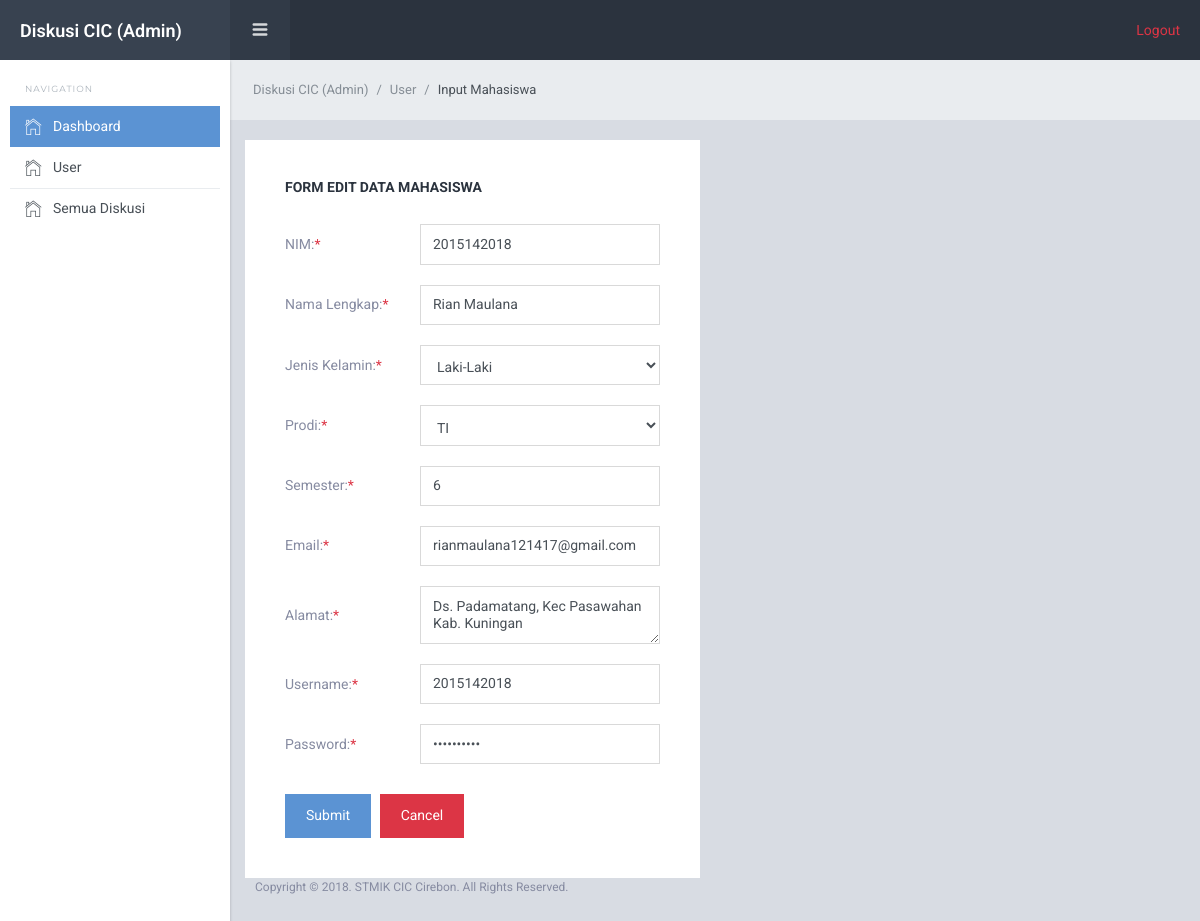
Page /Admin/update_mhs/1/1 on the committed database.
### tables this page shows
CREATE TABLE `mhs` (
  `id_mhs` int(11) NOT NULL,
  `id_user` int(11) NOT NULL,
  `nim` varchar(10) NOT NULL,
  `nama` varchar(30) NOT NULL,
  `jk` varchar(255) NOT NULL,
  `status` varchar(255) NOT NULL,
  `prodi` varchar(20) NOT NULL,
  `semester` int(11) NOT NULL,
  `email` varchar(30) NOT NULL,
  `alamat` varchar(100) NOT NULL,
  `foto` varchar(255) NOT NULL DEFAULT 'kosong.jpg'
);

CREATE TABLE `user` (
  `id_user` int(11) NOT NULL,
  `username` varchar(20) NOT NULL,
  `password` varchar(20) NOT NULL
);

### application/controllers/Admin.php (called while the page is built, shortened)
<?php
class Admin extends CI_Controller {
	function __construct(){
		$this->load->model('M_admin');
	}
	public function update_mhs(){
		$id_user = $this->uri->segment('3');
		$id_mhs = $this->uri->segment('4');
		$data['mhs'] = $this->M_admin->ambil_mhs($id_mhs);
		$data['user'] = $this->M_admin->ambil_user($id_user);
		$this->load->view('Admin/update_mhs', $data);
	}
}

### index.php (called while the page is built, shortened)
<?php
require_once BASEPATH.'core/CodeIgniter.php';

### application/models/M_admin.php (called while the page is built, shortened)
<?php
class M_admin extends CI_Model
{
	function ambil_user($id_user){
		$this->db->where('id_user', $id_user);
		$query = $this->db->get('user');
		return $query;
	}
	function ambil_mhs($id_mhs){
		$this->db->where('id_mhs', $id_mhs);
		$query = $this->db->get('mhs');
		return $query;
	}
}
?>

### application/views/Admin/update_mhs.php (the view, shortened to what this page needs)
?><!DOCTYPE html>
<html lang="en">
  <head>
    <link href="<?php echo base_url('themes/starlightadmin/template/lib/font-awesome/css/font-awesome.css')?>" rel="stylesheet">
    <link href="<?php echo base_url('themes/starlightadmin/template/lib/Ionicons/css/ionicons.css')?>" rel="stylesheet">
    <link href="<?php echo base_url('themes/starlightadmin/template/lib/perfect-scrollbar/css/perfect-scrollbar.css')?>" rel="stylesheet">
    <link href="<?php echo base_url('themes/starlightadmin/template/lib/rickshaw/rickshaw.min.css')?>" rel="stylesheet">
    <link rel="stylesheet" href="<?php echo base_url('themes/starlightadmin/template/css/starlight.css')?>">
  </head>
  <body>
    <div class="sl-logo"><a href="<?php echo base_url('Admin')?>" style="font-size: 18px;">Diskusi CIC (Admin)</a></div>
    <div class="sl-sideleft">
      <label class="sidebar-label">Navigation</label>
      <div class="sl-sideleft-menu">
        <a href="<?php echo base_url('Admin/Main')?>" class="sl-menu-link active">
          <div class="sl-menu-item">
            <i class="menu-item-icon icon ion-ios-home-outline tx-22"></i>
            <span class="menu-item-label">Dashboard</span>
          </div>
        </a>
        <a href="<?php echo base_url('Admin/user/1')?>" class="sl-menu-link">
          <div class="sl-menu-item">
            <i class="menu-item-icon icon ion-ios-home-outline tx-22"></i>
            <span class="menu-item-label">User</span>
          </div>
        </a>
        <a href="<?php echo base_url('Admin/all_diskusi')?>" class="sl-menu-link">
          <div class="sl-menu-item">
            <i class="menu-item-icon icon ion-ios-home-outline tx-22"></i>
            <span class="menu-item-label">Semua Diskusi</span>
          </div>
        </a>
      </div>
      <br>
    </div>
    <div class="sl-header">
      <div class="sl-header-left">
        <div class="navicon-left hidden-md-down"><a id="btnLeftMenu" href=""><i class="icon ion-navicon-round"></i></a></div>
      </div>
      <div class="sl-header-right">
        <nav class="nav">
            <a href="" class="nav-link nav-link-profile">
            </a>
        </nav>
        <div style="padding-right: 20px">
            <a href="<?php echo base_url('Admin'); ?>" class="text-danger">Logout</a>
        </div>
      </div>
    </div>
    <div class="sl-mainpanel">
      <nav class="breadcrumb sl-breadcrumb">
        <a class="breadcrumb-item" href="<?php echo base_url('Admin/Main')?>">Diskusi CIC (Admin)</a>
        <a class="breadcrumb-item" href="<?php echo base_url('Admin/User/2')?>">User</a>
        <span class="breadcrumb-item active">Input Mahasiswa</span>
      </nav>
      <div class="container">
        <div class="row">
          <div class="col-xl-6">
            <div class="card pd-20 pd-sm-40 form-layout form-layout-4" style="margin-top: 20px;">
              <h6 class="card-body-title">Form Edit Data Mahasiswa</h6><br>
              <?php echo form_open_multipart('Admin/update_mhs2');?>
              <?php foreach($mhs->result() as $m){ ?>
              <div class="row">
                <label class="col-sm-4 form-control-label">NIM: <span class="tx-danger">*</span></label>
                <div class="col-sm-8 mg-t-10 mg-sm-t-0">
                  <input type="text" class="form-control" name="nim" placeholder="Masukan NIM" value="<?php echo $m->nim; ?>">
                </div>
              </div>
              <div class="row mg-t-20">
                <label class="col-sm-4 form-control-label">Nama Lengkap: <span class="tx-danger">*</span></label>
                <div class="col-sm-8 mg-t-10 mg-sm-t-0">
                  <input type="text" class="form-control" name="nama" placeholder="Masukan Nama Lengkap" value="<?php echo $m->nama; ?>">
                </div>
              </div>
              <div class="row mg-t-20">
                <label class="col-sm-4 form-control-label">Jenis Kelamin: <span class="tx-danger">*</span></label>
                <div class="col-sm-8 mg-t-10 mg-sm-t-0">
                  <select class="form-control select2" name="jk" data-placeholder="Jenis Kelamin">
                    <option value="<?php echo $m->jk; ?>"><?php echo $m->jk; ?></option>
                  </select>
                </div>
              </div>
              <div class="row mg-t-20">
                <label class="col-sm-4 form-control-label">Prodi: <span class="tx-danger">*</span></label>
                <div class="col-sm-8 mg-t-10 mg-sm-t-0">
                  <select class="form-control select2" name="prodi" data-placeholder="Prodi">
                    <option value="<?php echo $m->prodi; ?>"><?php echo $m->prodi; ?></option>
                  </select>
                </div>
              </div>
              <div class="row mg-t-20">
                <label class="col-sm-4 form-control-label">Semester: <span class="tx-danger">*</span></label>
                <div class="col-sm-8 mg-t-10 mg-sm-t-0">
                  <input type="text" class="form-control" name="semester" placeholder="Masukan Semester" value="<?php echo $m->semester; ?>">
                </div>
              </div>
              <div class="row mg-t-20">
                <label class="col-sm-4 form-control-label">Email: <span class="tx-danger">*</span></label>
                <div class="col-sm-8 mg-t-10 mg-sm-t-0">
                  <input type="text" class="form-control" name="email" placeholder="Masukan Email" value="<?php echo $m->email; ?>">
                </div>
              </div>
              <div class="row mg-t-20">
                <label class="col-sm-4 form-control-label">Alamat: <span class="tx-danger">*</span></label>
                <div class="col-sm-8 mg-t-10 mg-sm-t-0">
                  <textarea rows="2" class="form-control" name="alamat" placeholder="Masukan Alamat"><?php echo $m->alamat; ?></textarea>
                </div>
              </div>
              <?php } ?>
              <?php foreach($user->result() as $m){ ?>
              <div class="row mg-t-20">
                <label class="col-sm-4 form-control-label">Username: <span class="tx-danger">*</span></label>
                <div class="col-sm-8 mg-t-10 mg-sm-t-0">
                  <input type="text" class="form-control" name="username" placeholder="Masukan Username" value="<?php echo $m->username;?>">
                </div>
              </div>
              <div class="row mg-t-20">
                <label class="col-sm-4 form-control-label">Password: <span class="tx-danger">*</span></label>
                <div class="col-sm-8 mg-t-10 mg-sm-t-0">
                  <input type="password" class="form-control" name="password" placeholder="Masukan Password" value="<?php echo $m->password;?>">
                </div>
              </div>
              <?php } ?>
              <div class="form-layout-footer mg-t-30">
                <button class="btn btn-info mg-r-5">Submit</button>
                <a href="<?php echo base_url('Admin/Main')?>"><button class="btn btn-danger">Cancel</button></a>
              </div>
              <?php echo form_close();?>
            </div>
          </div>
        </div>
      </div>
      <footer class="sl-footer">
        <div class="footer-left">
          <div class="mg-b-2">Copyright &copy; 2018. STMIK CIC Cirebon. All Rights Reserved.</div>
        </div>
      </footer>
    </div>
  </body>
</html>

### rows in the picture
mhs: nim "2015142018", nama "Rian Maulana", jk "Laki-Laki", prodi "TI", semester "6", email "rianmaulana121417@gmail.com", alamat "Ds. Padamatang, Kec Pasawahan Kab. Kuningan"
user: username "2015142018"
